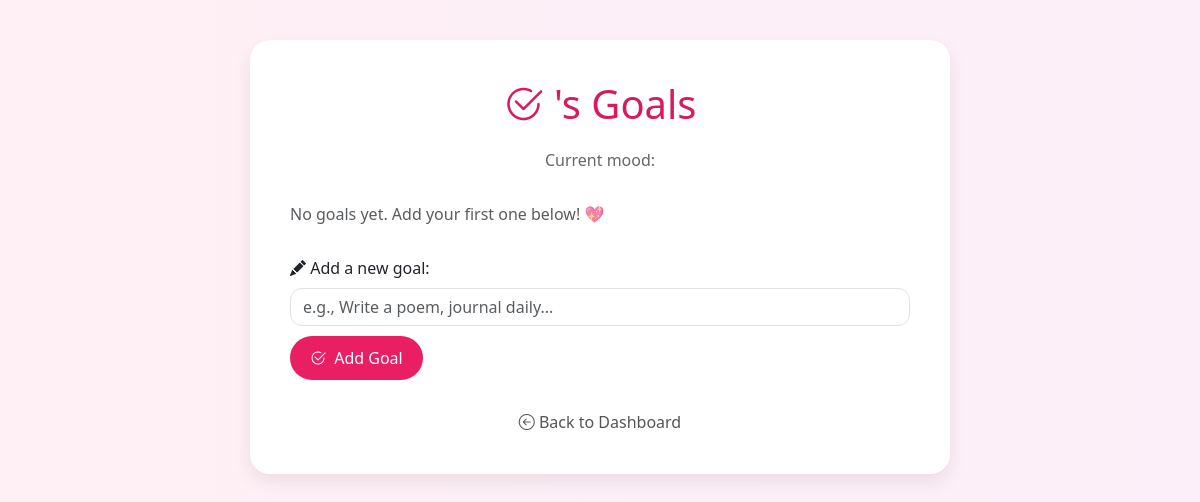
The app's page /goals/4, older data.
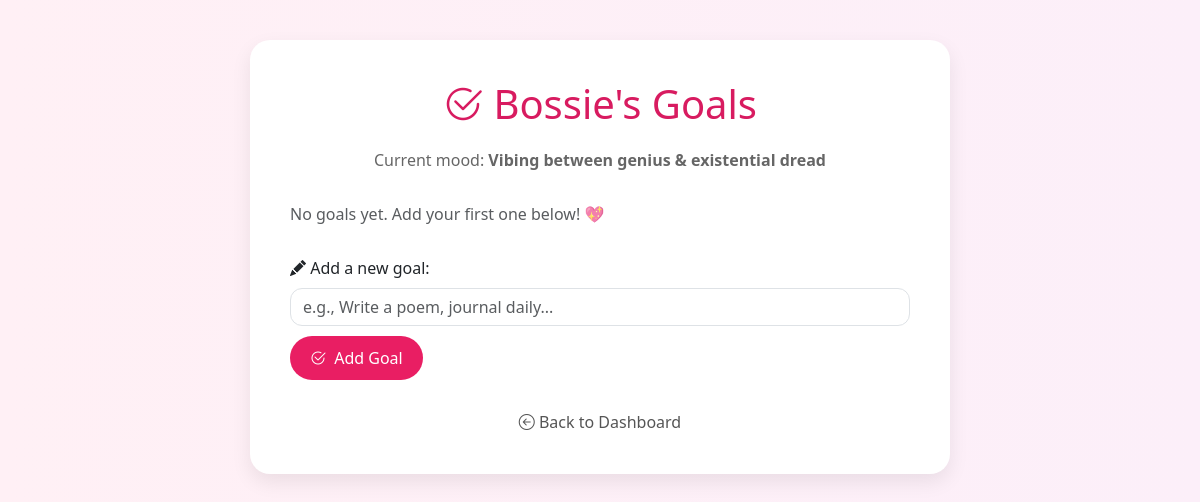
The same page, newer data.
### tables this page shows
CREATE TABLE personas (
    id INTEGER PRIMARY KEY AUTOINCREMENT,
    name TEXT NOT NULL,
    mood TEXT,
    quote TEXT,
    theme TEXT,
    last_active TEXT
, journal_count INTEGER DEFAULT 0, goals_completed INTEGER DEFAULT 0, last_updated TEXT);

### app.py (the view)
@app.route('/goals/<int:persona_id>', methods=['GET', 'POST'])
def goals(persona_id):
    conn = get_db_connection()
    if request.method == 'POST':
        task = request.form['task']
        conn.execute('INSERT INTO goals (persona_id, task) VALUES (?, ?)', (persona_id, task))
        conn.commit()
    persona = conn.execute('SELECT * FROM personas WHERE id = ?', (persona_id,)).fetchone()
    goals = conn.execute('SELECT * FROM goals WHERE persona_id = ?', (persona_id,)).fetchall()
    conn.close()
    return render_template('goals.html', persona=persona, goals=goals)

### app.py (called while the page is built)
def get_db_connection():
    conn = sqlite3.connect('data.db')
    conn.row_factory = sqlite3.Row
    return conn

### templates/goals.html (shortened to what this page needs)
<!DOCTYPE html>
<html lang="en">
<head>
  <link href="https://cdn.jsdelivr.net/npm/bootstrap@5.3.2/dist/css/bootstrap.min.css" rel="stylesheet">
  <link href="https://cdn.jsdelivr.net/npm/bootstrap-icons@1.10.5/font/bootstrap-icons.css" rel="stylesheet">
</head>
<body>
  <div class="container">
    <h1><i class="bi bi-check2-circle"></i> {{ persona.name }}'s Goals</h1>
    <p class="mood">Current mood: <strong>{{ persona.mood }}</strong></p>
    <ul class="goal-list">
      {% for goal in goals %}
        <li class="goal-item {% if goal['is_done'] %}goal-done{% endif %}">
          <span>{{ goal['task'] }}</span>
          {% if not goal['is_done'] %}
            <a href="{{ url_for('mark_goal_done', persona_id=persona['id'], goal_id=goal['id']) }}" title="Mark as done">
              <i class="bi bi-check-circle-fill text-success"></i>
            </a>
          {% endif %}
        </li>
      {% else %}
        <li class="text-muted">No goals yet. Add your first one below! 💖</li>
      {% endfor %}
    </ul>
    <form method="POST">
      <div class="mb-3">
        <label class="form-label"><i class="bi bi-pencil-fill"></i> Add a new goal:</label>
        <input type="text" name="task" class="form-control" placeholder="e.g., Write a poem, journal daily..." required>
       <button type="submit" class="btn btn-add">
  <i class="bi bi-check2-circle me-1"></i> Add Goal
</button>
</div>
    </form>
    <a class="back-link" href="{{ url_for('home') }}"><i class="bi bi-arrow-left-circle"></i> Back to Dashboard</a>
  </div>
</body>
</html>

Row changes from the older to the newer data that the page shows:
added personas: name "Bossie", mood "Vibing between genius & existential dread"
